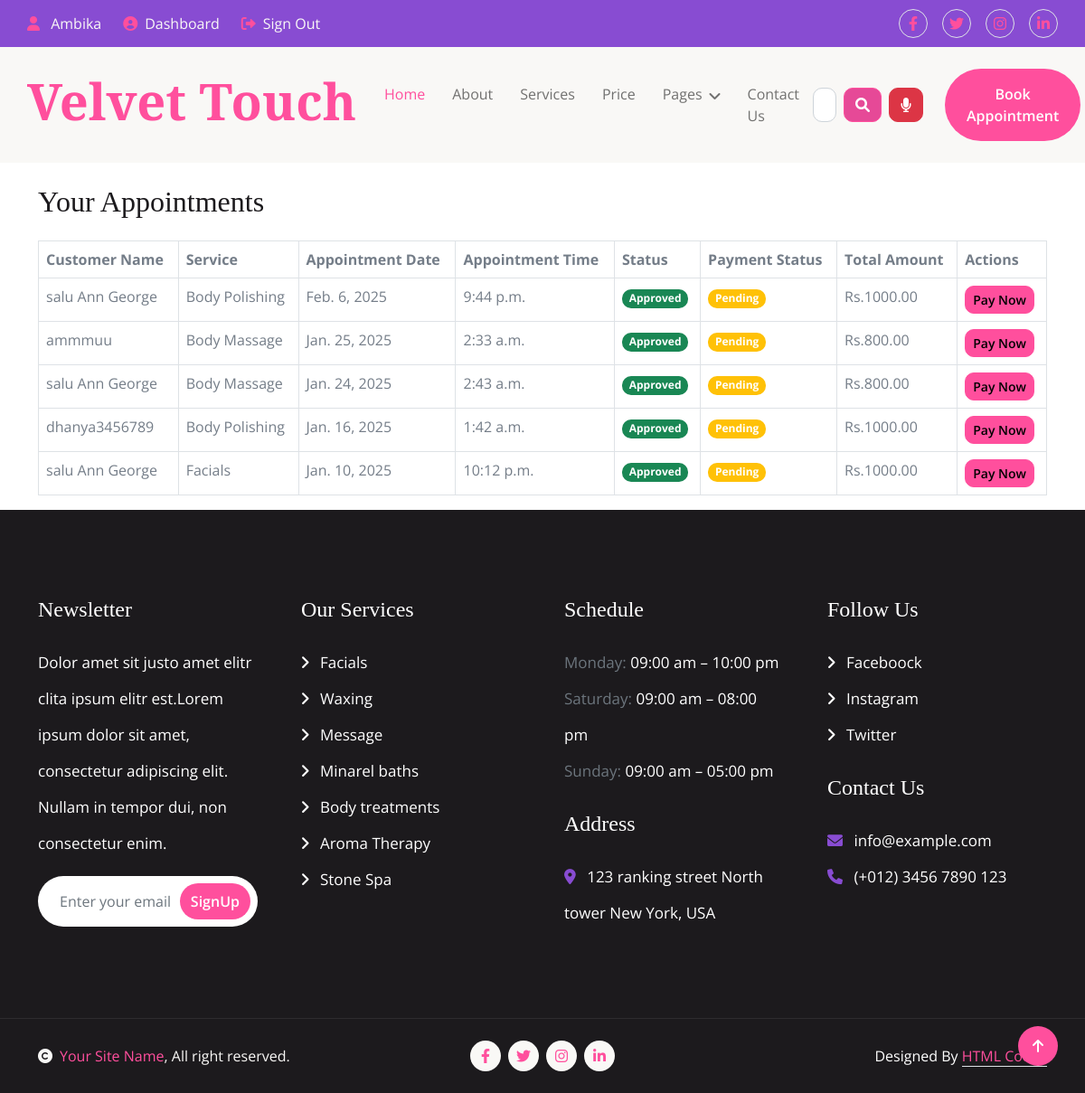
The page /appointments/my-appointments/ (signed in) on the database its author committed.
### userauths/models.py (models this page shows, shortened)
class User(AbstractUser):
    full_name = models.CharField(max_length=500, null=True, blank=True)
    username = models.CharField(max_length=500, unique=True)
    email = models.EmailField(max_length=500, unique=True)
    phone = models.CharField(max_length=100, null=True, blank=True)
    gender = models.CharField(max_length=20, choices=GENDER, default="Other")
    otp = models.CharField(max_length=100, null=True, blank=True)
    USERNAME_FIELD = 'email'
    REQUIRED_FIELDS = ['username']
    objects = CustomUserManager()

### appointment/models.py (models this page shows, shortened)
class Appointment(models.Model):
    STATUS_CHOICES = (
        ('pending', 'Pending'),
        ('approved', 'Approved'),
        ('rejected', 'Rejected'),
        ('completed', 'Completed'),
        ('cancelled', 'Cancelled')
    )
    PAYMENT_STATUS_CHOICES = (
        ('pending', 'Pending'),
        ('completed', 'Completed'),
        ('failed', 'Failed')
    )
    customer = models.ForeignKey(User, on_delete=models.CASCADE, related_name='appointments')
    customer_name = models.CharField(max_length=100, default='Customer')  # Added default value
    service = models.ForeignKey(Service, on_delete=models.CASCADE)
    appointment_date = models.DateField()
    appointment_time = models.TimeField()
    created_at = models.DateTimeField(auto_now_add=True)
    status = models.CharField(max_length=20, choices=STATUS_CHOICES, default='pending')
    payment_status = models.CharField(max_length=20, choices=PAYMENT_STATUS_CHOICES, default='pending')
    notes = models.TextField(blank=True, null=True)
    total_amount = models.DecimalField(max_digits=10, decimal_places=2)
    updated_at = models.DateTimeField(auto_now=True)
    transaction_id = models.CharField(max_length=100, blank=True, null=True)
    payment_method = models.CharField(max_length=20, blank=True, null=True)
    payment_date = models.DateTimeField(null=True, blank=True)
    class Meta:
        ordering = ['-appointment_date', '-appointment_time']

### saloon/models.py (models this page shows, shortened)
class Service(models.Model):
    name = models.CharField(max_length=100, null=True)
    description = models.CharField(max_length=800, null=True)
    cost = models.IntegerField(null=True)
    duration = models.IntegerField(default=60, help_text="Duration in minutes")
    image = models.FileField(upload_to="saloon_gallery")
    category = models.ForeignKey(Category, on_delete=models.CASCADE, related_name="services", null=True)

### appointment/views.py (the view)
# urls.py: path('my-appointments/', views.my_appointments, name='my_appointments'),
@login_required
def my_appointments(request):
    appointments = Appointment.objects.filter(customer=request.user).order_by('-appointment_date')
    return render(request, 'appointment/my_appointments.html', {'appointments': appointments})

### templates/appointment/my_appointments.html (shortened to what this page needs)
{% extends 'partials/base.html' %}
{% load static %}
{% block content %}
<div class="container mt-4">
    <h2 class="mb-4">Your Appointments</h2>
    <table class="table table-bordered">
        <thead>
            <tr>
                <th>Customer Name</th>
                <th>Service</th>
                <th>Appointment Date</th>
                <th>Appointment Time</th>
                <th>Status</th>
                <th>Payment Status</th>
                <th>Total Amount</th>
                <th>Actions</th>
            </tr>
        </thead>
        <tbody>
            {% for appointment in appointments %}
            <tr id="appointment-row-{{ appointment.id }}">
                <td>{{ appointment.customer_name }}</td>
                <td>{{ appointment.service.name }}</td>
                <td>{{ appointment.appointment_date }}</td>
                <td>{{ appointment.appointment_time }}</td>
                <td>
                    <span class="badge
                        {% if appointment.status == 'approved' %}bg-success
                        {% elif appointment.status == 'pending' %}bg-warning
                        {% elif appointment.status == 'rejected' %}bg-danger
                        {% else %}bg-secondary{% endif %}">
                        {{ appointment.status|title }}
                    </span>
                </td>
                <td>
                    <span class="badge
                        {% if appointment.payment_status == 'completed' %}bg-success
                        {% elif appointment.payment_status == 'pending' %}bg-warning
                        {% else %}bg-danger{% endif %}">
                        {{ appointment.payment_status|title }}
                    </span>
                </td>
                <td>Rs.{{ appointment.total_amount }}</td>
                <td>
                    {% if appointment.status == 'approved' and appointment.payment_status == 'pending' %}
                        <a href="{% url 'appointment:process_payment' appointment.id %}"
                           class="btn btn-sm btn-primary">
                            Pay Now
                        </a>
                    {% endif %}
                </td>
            </tr>
            {% endfor %}
        </tbody>
    </table>
</div>
{% endblock %}

### templates/partials/base.html (shortened to what this page needs)
{% load static %}
<!DOCTYPE html>
<html lang="en">
    <head>
        <link rel="stylesheet" href="https://use.fontawesome.com/releases/v5.15.4/css/all.css"/>
        <link href="https://cdn.jsdelivr.net/npm/bootstrap-icons@1.4.1/font/bootstrap-icons.css" rel="stylesheet">
        <link href="{% static 'lib/animate/animate.min.css' %}" rel="stylesheet">
        <link href="{% static 'lib/lightbox/css/lightbox.min.css' %}" rel="stylesheet">
        <link href="{% static 'lib/owlcarousel/assets/owl.carousel.min.css' %}" rel="stylesheet">
        <link href="{% static 'css/bootstrap.min.css' %}" rel="stylesheet">
        <link href="{% static 'css/style.css' %}" rel="stylesheet">
    </head>
    <body>
        <div class="container-fluid sticky-top px-0">
            <div class="container-fluid topbar d-none d-lg-block">
                <div class="container px-0">
                    <div class="row align-items-center">
                        <div class="col-lg-8">
                            <div class="d-flex flex-wrap">
                               {% if user.is_authenticated %}
                                <span class="me-4 text-light">
                                    <i class="fas fa-user text-primary me-2"></i>
                                    {% if user.is_staff %}
                                        Admin: {{ user.username }}
                                    {% else %}
                                        {{ user.username }}
                                    {% endif %}
                                </span>
                                    <a href="{% url 'user_dashboard:dashboard' %}" class="me-4 text-light">
                                        <i class="fas fa-user-circle text-primary me-2"></i>Dashboard
                                    </a>
                                    <a href="{% url 'userauths:sign-out' %}" class="me-4 text-light">
                                        <i class="fas fa-sign-out-alt text-primary me-2"></i>Sign Out
                                    </a>
                                {% endif %}
                            </div>
                        </div>
                        <div class="col-lg-4">
                            <div class="d-flex align-items-center justify-content-end">
                                <a href="#" class="me-3 btn-square border rounded-circle nav-fill"><i class="fab fa-facebook-f"></i></a>
                                <a href="#" class="me-3 btn-square border rounded-circle nav-fill"><i class="fab fa-twitter"></i></a>
                                <a href="#" class="me-3 btn-square border rounded-circle nav-fill"><i class="fab fa-instagram"></i></a>
                                <a href="#" class="btn-square border rounded-circle nav-fill"><i class="fab fa-linkedin-in"></i></a>
                            </div>
                        </div>
                    </div>
                </div>
            </div>
            <div class="container-fluid bg-light">
                <div class="container px-0">
                    <nav class="navbar navbar-light navbar-expand-xl">
                        <a href="{% url 'saloon:index' %}" class="navbar-brand">
                            <h1 class="text-primary display-4">Velvet Touch</h1>
                        </a>
                        <div class="collapse navbar-collapse bg-light py-3" id="navbarCollapse">
                            <div class="navbar-nav mx-auto border-top">
                                <a href="{% url 'saloon:index' %}" class="nav-item nav-link active">Home</a>
                                <a href="{% url 'saloon:about' %}" class="nav-item nav-link">About</a>
                                <a href="{% url 'saloon:service' %}" class="nav-item nav-link">Services</a>
                                <a href="{% url 'saloon:price' %}" class="nav-item nav-link">Price</a>
                                <div class="nav-item dropdown">
                                    <a href="#" class="nav-link dropdown-toggle" data-bs-toggle="dropdown">Pages</a>
                                </div>
                                <a href="{% url 'saloon:contact' %}" class="nav-item nav-link">Contact Us</a>
                            </div>
                            <div class="d-flex align-items-center flex-nowrap pt-xl-0">
                                <link rel="stylesheet" href="https://cdnjs.cloudflare.com/ajax/libs/font-awesome/6.0.0-beta3/css/all.min.css">
                                <form id="searchForm" method="POST" action="{% url 'saloon:search_service' %}" class="d-flex align-items-center">
                                    <input type="text" id="search_query" name="search_query" class="form-control me-2"
                                           placeholder="Search for a service..." required style="max-width: 250px;">
                                    <button class="btn btn-primary me-2" style="background-color: #e64997; color: white;" type="submit">
                                        <i class="fas fa-search"></i>
                                    </button>
                                    <button type="button" class="btn btn-danger" onclick="startVoiceSearch()">
                                        <i class="fas fa-microphone"></i>
                                    </button>
                                </form>
                            </div>
                                <a href="{% url 'saloon:appointment' %}" class="btn btn-primary btn-primary-outline-0 rounded-pill py-3 px-4 ms-4">Book Appointment</a>
                            </div>
                        </div>
                </div>
            </div>
        {% block content %}
        {% endblock content %}
 <div class="container-fluid footer py-5">
    <div class="container py-5">
        <div class="row g-5">
            <div class="col-md-6 col-lg-6 col-xl-3">
                <div class="footer-item">
                    <h4 class="mb-4 text-white">Newsletter</h4>
                    <p class="text-white">Dolor amet sit justo amet elitr clita ipsum elitr est.Lorem ipsum dolor sit amet, consectetur adipiscing elit. Nullam in tempor dui, non consectetur enim.</p>
                    <div class="position-relative mx-auto rounded-pill">
                        <input class="form-control rounded-pill border-0 w-100 py-3 ps-4 pe-5" type="text" placeholder="Enter your email">
                        <button type="button" class="btn btn-primary btn-primary-outline-0 rounded-pill position-absolute top-0 end-0 py-2 mt-2 me-2">SignUp</button>
                    </div>
                </div>
            </div>
            <div class="col-md-6 col-lg-6 col-xl-3">
                <div class="footer-item d-flex flex-column">
                    <h4 class="mb-4 text-white">Our Services</h4>
                    <a href=""><i class="fas fa-angle-right me-2"></i> Facials</a>
                    <a href=""><i class="fas fa-angle-right me-2"></i> Waxing</a>
                    <a href=""><i class="fas fa-angle-right me-2"></i> Message</a>
                    <a href=""><i class="fas fa-angle-right me-2"></i> Minarel baths</a>
                    <a href=""><i class="fas fa-angle-right me-2"></i> Body treatments</a>
                    <a href=""><i class="fas fa-angle-right me-2"></i> Aroma Therapy</a>
                    <a href=""><i class="fas fa-angle-right me-2"></i> Stone Spa</a>
                </div>
            </div>
            <div class="col-md-6 col-lg-6 col-xl-3">
                <div class="footer-item d-flex flex-column">
                    <h4 class="mb-4 text-white">Schedule</h4>
                    <p class="text-muted mb-0">Monday: <span class="text-white"> 09:00 am – 10:00 pm</span></p>
                    <p class="text-muted mb-0">Saturday: <span class="text-white"> 09:00 am – 08:00 pm</span></p>
                    <p class="text-muted mb-0">Sunday: <span class="text-white"> 09:00 am – 05:00 pm</span></p>
                    <h4 class="my-4 text-white">Address</h4>
                    <p class="mb-0"><i class="fas fa-map-marker-alt text-secondary me-2"></i> 123 ranking street North tower New York, USA</p>
                </div>
            </div>
            <div class="col-md-6 col-lg-6 col-xl-3">
                <div class="footer-item d-flex flex-column">
                    <h4 class="mb-4 text-white">Follow Us</h4>
                    <a href=""><i class="fas fa-angle-right me-2"></i> Faceboock</a>
                    <a href=""><i class="fas fa-angle-right me-2"></i> Instagram</a>
                    <a href=""><i class="fas fa-angle-right me-2"></i> Twitter</a>
                    <h4 class="my-4 text-white">Contact Us</h4>
                    <p class="mb-0"><i class="fas fa-envelope text-secondary me-2"></i> info@example.com</p>
                    <p class="mb-0"><i class="fas fa-phone text-secondary me-2"></i> (+012) 3456 7890 123</p>
                </div>
            </div>
        </div>
    </div>
</div>
<div class="container-fluid copyright py-4">
    <div class="container">
        <div class="row g-4 align-items-center">
            <div class="col-md-4 text-center text-md-start mb-md-0">
                <span class="text-light"><a href="#"><i class="fas fa-copyright text-light me-2"></i>Your Site Name</a>, All right reserved.</span>
            </div>
            <div class="col-md-4">
                <div class="d-flex justify-content-center">
                    <a href="" class="btn btn-light btn-light-outline-0 btn-sm-square rounded-circle me-2"><i class="fab fa-facebook-f"></i></a>
                    <a href="" class="btn btn-light btn-light-outline-0 btn-sm-square rounded-circle me-2"><i class="fab fa-twitter"></i></a>
                    <a href="" class="btn btn-light btn-light-outline-0 btn-sm-square rounded-circle me-2"><i class="fab fa-instagram"></i></a>
                    <a href="" class="btn btn-light btn-light-outline-0 btn-sm-square rounded-circle me-0"><i class="fab fa-linkedin-in"></i></a>
                </div>
            </div>
            <div class="col-md-4 text-center text-md-end text-white">
                Designed By <a class="border-bottom" href="https://htmlcodex.com">HTML Codex</a>
            </div>
        </div>
    </div>
</div>
<a href="#" class="btn btn-primary btn-primary-outline-0 btn-md-square rounded-circle back-to-top"><i class="fa fa-arrow-up"></i></a>
</body>
</html>

### rows shown on the page
User: username "Ambika"
Appointment: customer_name "salu Ann George", service.name "Body Polishing", appointment_date "Feb. 6, 2025", appointment_time "9:44 p.m.", status "Approved", payment_status "Pending", total_amount "1000.00", shows "Pay Now"
Appointment: customer_name "ammmuu", service.name "Body Massage", appointment_date "Jan. 25, 2025", appointment_time "2:33 a.m.", status "Approved", payment_status "Pending", total_amount "800.00", shows "Pay Now"
Appointment: customer_name "salu Ann George", service.name "Body Massage", appointment_date "Jan. 24, 2025", appointment_time "2:43 a.m.", status "Approved", payment_status "Pending", total_amount "800.00", shows "Pay Now"
Appointment: customer_name "dhanya3456789", service.name "Body Polishing", appointment_date "Jan. 16, 2025", appointment_time "1:42 a.m.", status "Approved", payment_status "Pending", total_amount "1000.00", shows "Pay Now"
Appointment: customer_name "salu Ann George", service.name "Facials", appointment_date "Jan. 10, 2025", appointment_time "10:12 p.m.", status "Approved", payment_status "Pending", total_amount "1000.00", shows "Pay Now"
